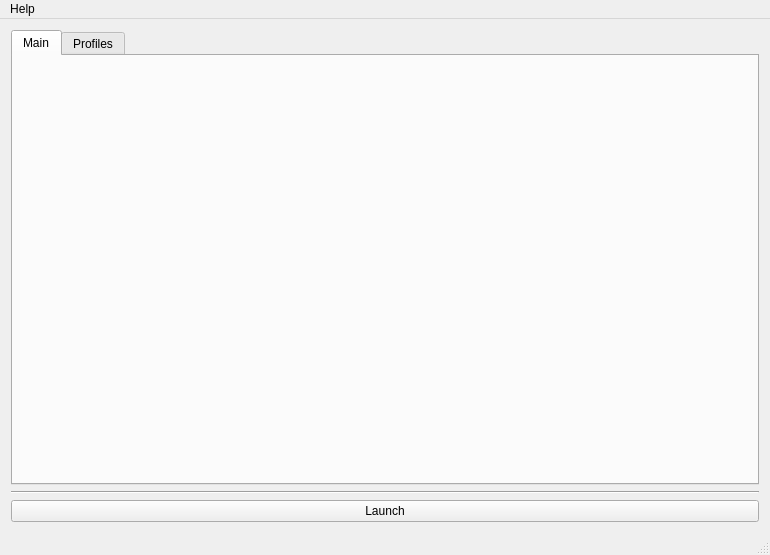
<?xml version="1.0" encoding="UTF-8"?>
<ui version="4.0">
 <class>MainWindow</class>
 <widget class="QMainWindow" name="MainWindow">
  <property name="geometry">
   <rect>
    <x>0</x>
    <y>0</y>
    <width>770</width>
    <height>555</height>
   </rect>
  </property>
  <property name="sizePolicy">
   <sizepolicy hsizetype="Expanding" vsizetype="Expanding">
    <horstretch>0</horstretch>
    <verstretch>0</verstretch>
   </sizepolicy>
  </property>
  <property name="windowTitle">
   <string>OpenArena Launcher</string>
  </property>
  <widget class="QWidget" name="centralWidget">
   <property name="sizePolicy">
    <sizepolicy hsizetype="Expanding" vsizetype="Expanding">
     <horstretch>0</horstretch>
     <verstretch>0</verstretch>
    </sizepolicy>
   </property>
   <layout class="QHBoxLayout" name="horizontalLayout_3">
    <item>
     <layout class="QVBoxLayout" name="verticalLayout">
      <item>
       <widget class="QTabWidget" name="tabWidget">
        <property name="currentIndex">
         <number>0</number>
        </property>
        <widget class="QWidget" name="tab_2">
         <attribute name="title">
          <string>Main</string>
         </attribute>
         <layout class="QHBoxLayout" name="horizontalLayout_5">
          <item>
           <spacer name="horizontalSpacer">
            <property name="orientation">
             <enum>Qt::Horizontal</enum>
            </property>
            <property name="sizeHint" stdset="0">
             <size>
              <width>40</width>
              <height>20</height>
             </size>
            </property>
           </spacer>
          </item>
          <item>
           <widget class="QLabel" name="labelLogo">
            <property name="autoFillBackground">
             <bool>false</bool>
            </property>
            <property name="text">
             <string/>
            </property>
            <property name="textFormat">
             <enum>Qt::RichText</enum>
            </property>
            <property name="pixmap">
             <pixmap resource="../oa_launch_resources.qrc">:/misc/images/openarena_launcher_front.jpg</pixmap>
            </property>
           </widget>
          </item>
          <item>
           <layout class="QHBoxLayout" name="horizontalLayout_4">
            <item>
             <spacer name="horizontalSpacer_2">
              <property name="orientation">
               <enum>Qt::Horizontal</enum>
              </property>
              <property name="sizeHint" stdset="0">
               <size>
                <width>40</width>
                <height>20</height>
               </size>
              </property>
             </spacer>
            </item>
           </layout>
          </item>
         </layout>
        </widget>
        <widget class="QWidget" name="tab">
         <property name="locale">
          <locale language="English" country="UnitedStates"/>
         </property>
         <attribute name="title">
          <string>Profiles</string>
         </attribute>
         <layout class="QHBoxLayout" name="horizontalLayout_2">
          <item>
           <layout class="QVBoxLayout" name="verticalLayout_3">
            <item>
             <layout class="QHBoxLayout" name="horizontalLayout">
              <item>
               <widget class="QListWidget" name="profilesListWidget"/>
              </item>
              <item>
               <layout class="QGridLayout" name="gridLayout">
                <item row="3" column="3">
                 <widget class="QLineEdit" name="modNameEdit">
                  <property name="readOnly">
                   <bool>false</bool>
                  </property>
                 </widget>
                </item>
                <item row="0" column="3">
                 <widget class="QLineEdit" name="profileNameEdit"/>
                </item>
                <item row="2" column="1">
                 <widget class="QLabel" name="label_3">
                  <property name="text">
                   <string>Full dir:</string>
                  </property>
                 </widget>
                </item>
                <item row="1" column="3">
                 <widget class="QLineEdit" name="profileDirEdit">
                  <property name="readOnly">
                   <bool>false</bool>
                  </property>
                 </widget>
                </item>
                <item row="3" column="1">
                 <widget class="QLabel" name="label_2">
                  <property name="text">
                   <string>Mod:</string>
                  </property>
                 </widget>
                </item>
                <item row="1" column="1">
                 <widget class="QLabel" name="label">
                  <property name="text">
                   <string>Dir:</string>
                  </property>
                 </widget>
                </item>
                <item row="0" column="1">
                 <widget class="QLabel" name="profileLabel">
                  <property name="text">
                   <string>Profile:</string>
                  </property>
                 </widget>
                </item>
                <item row="2" column="3">
                 <widget class="QLineEdit" name="profileDirFull">
                  <property name="readOnly">
                   <bool>true</bool>
                  </property>
                 </widget>
                </item>
               </layout>
              </item>
             </layout>
            </item>
            <item>
             <widget class="QPushButton" name="saveButton">
              <property name="text">
               <string>Save</string>
              </property>
             </widget>
            </item>
            <item>
             <widget class="QPushButton" name="deleteButton">
              <property name="text">
               <string>Delete</string>
              </property>
             </widget>
            </item>
            <item>
             <widget class="QPushButton" name="pushButtonUp">
              <property name="text">
               <string>Move up</string>
              </property>
             </widget>
            </item>
            <item>
             <widget class="QPushButton" name="pushButtonDown">
              <property name="text">
               <string>Move down</string>
              </property>
             </widget>
            </item>
            <item>
             <spacer name="verticalSpacer">
              <property name="orientation">
               <enum>Qt::Vertical</enum>
              </property>
              <property name="sizeHint" stdset="0">
               <size>
                <width>20</width>
                <height>40</height>
               </size>
              </property>
             </spacer>
            </item>
            <item>
             <widget class="QLabel" name="labelPathToBin">
              <property name="text">
               <string>TextLabel</string>
              </property>
             </widget>
            </item>
           </layout>
          </item>
         </layout>
        </widget>
       </widget>
      </item>
      <item>
       <widget class="Line" name="line">
        <property name="orientation">
         <enum>Qt::Horizontal</enum>
        </property>
       </widget>
      </item>
      <item>
       <widget class="QPushButton" name="pushButton">
        <property name="sizeIncrement">
         <size>
          <width>0</width>
          <height>100</height>
         </size>
        </property>
        <property name="baseSize">
         <size>
          <width>0</width>
          <height>0</height>
         </size>
        </property>
        <property name="text">
         <string>Launch</string>
        </property>
       </widget>
      </item>
     </layout>
    </item>
   </layout>
  </widget>
  <widget class="QMenuBar" name="menuBar">
   <property name="geometry">
    <rect>
     <x>0</x>
     <y>0</y>
     <width>770</width>
     <height>22</height>
    </rect>
   </property>
   <widget class="QMenu" name="menuHelp">
    <property name="title">
     <string>Help</string>
    </property>
    <addaction name="actionAbout"/>
   </widget>
   <addaction name="menuHelp"/>
  </widget>
  <widget class="QStatusBar" name="statusBar"/>
  <action name="actionAbout">
   <property name="text">
    <string>About</string>
   </property>
  </action>
 </widget>
 <layoutdefault spacing="6" margin="11"/>
 <resources>
  <include location="../oa_launch_resources.qrc"/>
 </resources>
 <connections/>
</ui>
